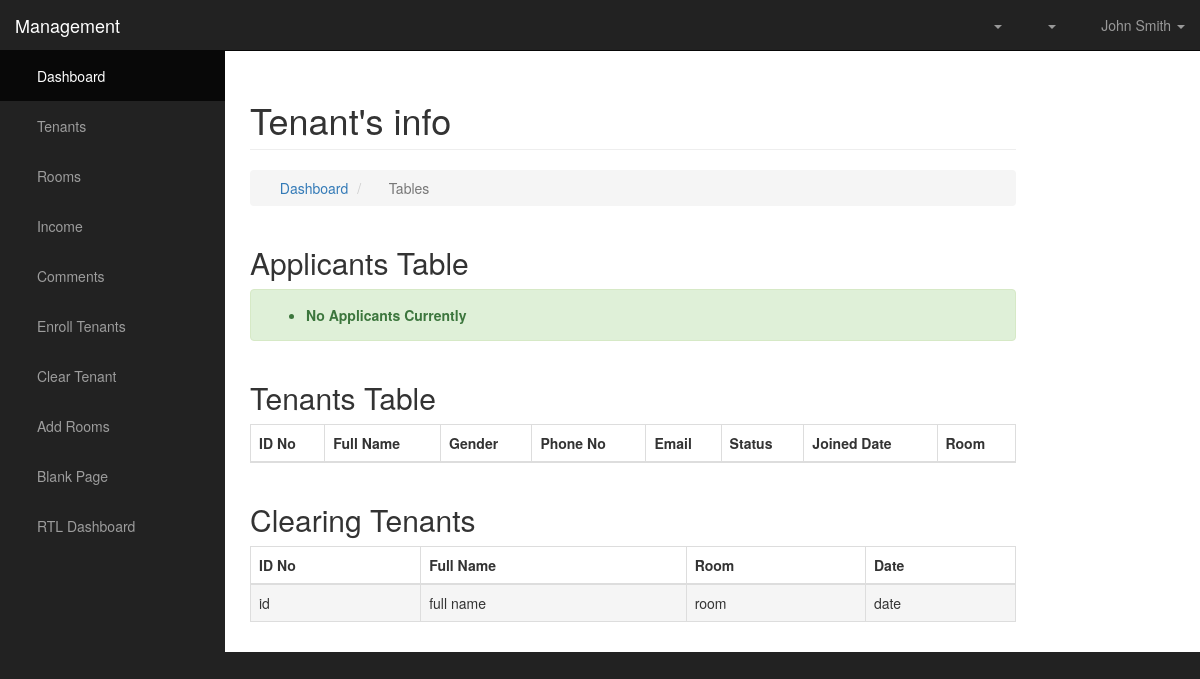
/manager/tenantsinfo/, run on an earlier commit of the app's database.
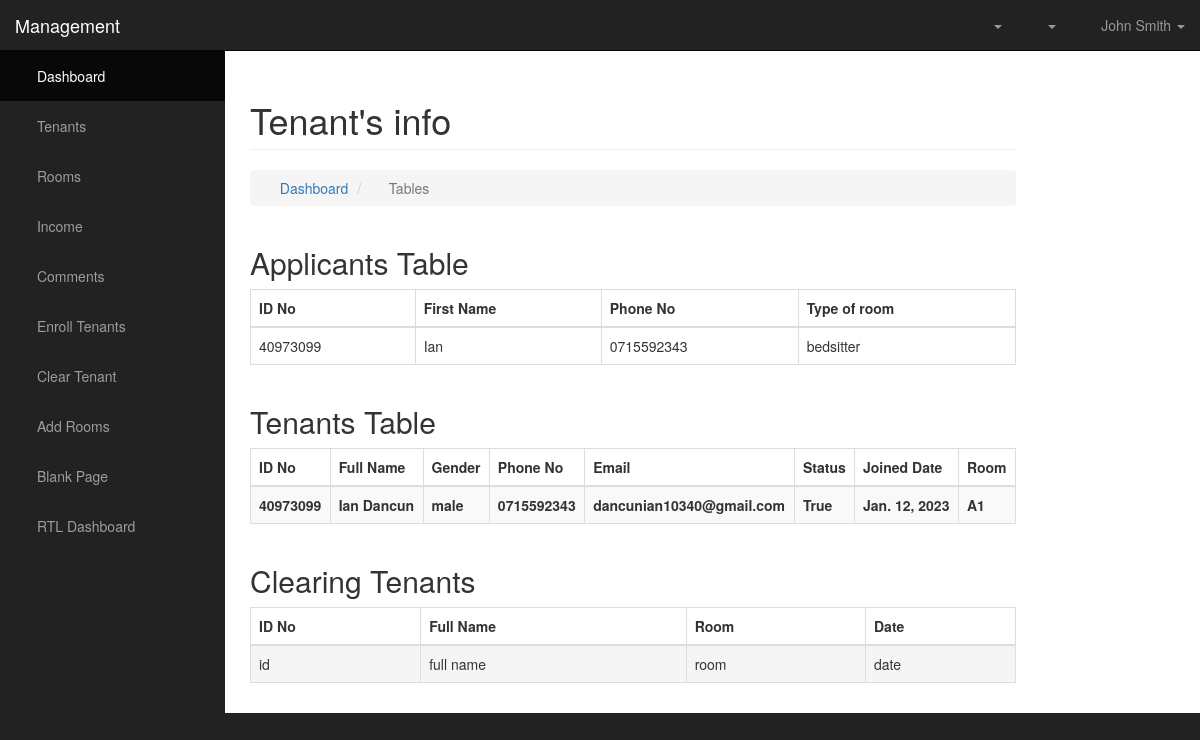
And on a later commit of the database.
### core/models.py (models this page shows, shortened)
class Applicant(models.Model):
    first_name = models.CharField(max_length=250)
    phone = models.CharField(max_length=15)
    gender = models.CharField(max_length=200,default='None', choices=GENDER_CHOICE)
    id_number = models.CharField(max_length=50)
    room_type = models.CharField(max_length=200, choices=TYPE_CHOICE)

### tenants/models.py (models this page shows, shortened)
class Tenant(models.Model):
    user=models.OneToOneField(User,on_delete=models.CASCADE, related_name='tenant')
    gender = models.CharField(max_length=200, choices=GENDER, default='I prefer not to say')
    phone = models.CharField(max_length=15)
    id_number = models.CharField(max_length=50)
    joined_date = models.DateField(auto_now_add=True)
    status = models.BooleanField(default=False)
    room = models.ForeignKey(Room,on_delete=models.CASCADE)
    @property
    def get_name(self):
        return self.user.first_name + " " + self.user.last_name
    @property
    def get_email(self):
        return self.user.email

### manager/models.py (models this page shows)
class Room(models.Model):
    room = models.CharField(max_length=50)
    type = models.CharField(max_length=200, choices=TYPE_CHOICE)
    occupied = models.BooleanField(default=False)
    def __str__(self):
        return self.room

### manager/views.py (the view)
# urls.py: path('tenantsinfo/', views.owner_tenants_info, name='owner_tenants_info'),
def owner_tenants_info(request):
    applicant = Applicant.objects.all()
    tenant = Tenant.objects.filter(status=True)
    context = {
     'applicant': applicant,
     'tenant': tenant,
    }
    return render(request, 'components/tenantsinfo.html', context=context)

### manager/templates/components/tenantsinfo.html (shortened to what the changed rows need)
{% extends 'components/base.html' %}
{% block content %}
<div id="page-wrapper">
    <div class="container-fluid">
        <div class="row">
            <div class="col-lg-10">
                <h1 class="page-header">
                    Tenant's info
                </h1>
            </div>
        </div>
        <div class="row">
            <div class="col-lg-10">
                <h2>Applicants Table</h2>
                {% if applicant %}
                <div class="table-responsive">
                    <table class="table table-bordered table-hover">
                        <thead>
                            <tr>
                                <th>ID No</th>
                                <th>First Name</th>
                                <th>Phone No</th>
                                <th>Type of room</th>
                            </tr>
                        </thead>
                        <tbody>
                            {% for applicant in applicant %}
                            <tr>
                                <td>{{applicant.id_number}}</td>
                                <td>{{applicant.first_name}}</td>
                                <td>{{applicant.phone}}</td>
                                <td>{{applicant.room_type}}</td>
                            </tr>
                            {% endfor %}
                        </tbody>
                    </table>
                </div>
                {% else %}
                <div class="alert alert-success">
                    <ul>
                        <li>
                            <div>
                                <strong>No Applicants Currently</strong>
                            </div>
                        </li>
                    </ul>
                </div>
                {% endif %}
            </div>
            <div class="col-lg-10">
                <h2>Tenants Table</h2>
                <div class="table-responsive">
                    <table class="table table-bordered table-hover table-striped">
                        <thead>
                            <tr>
                                <th>ID No</th>
                                <th>Full Name</th>
                                <th>Gender</th>
                                <th>Phone No</th>
                                <th>Email</th>
                                <th>Status</th>
                                <th>Joined Date</th>
                                <th>Room</th>
                            </tr>
                        </thead>
                        <tbody>
                            {% for tenant in tenant %}
                            <tr>
                                <th>{{tenant.id_number}}</th>
                                <th>{{tenant.get_name}}</th>
                                <th>{{tenant.gender}}</th>
                                <th>{{tenant.phone}}</th>
                                <th>{{tenant.get_email}}</th>
                                <th>{{tenant.status}}</th>
                                <th>{{tenant.joined_date}}</th>
                                <th>{{tenant.room}}</th>
                            </tr>
                            {% endfor %}
                        </tbody>
                    </table>
                </div>
            </div>
        </div>
        <div class="row">
            <div class="col-lg-10">
                <h2>Clearing Tenants</h2>
                <div class="table-responsive">
                    <table class="table table-bordered table-hover table-striped">
                        <thead>
                            <tr>
                                <th>ID No</th>
                                <th>Full Name</th>
                                <th>Room</th>
                                <th>Date</th>
                            </tr>
                        </thead>
                    </table>
                </div>
            </div>
        </div>
    </div>
</div>
{% endblock content %}

What changed in the data, as far as the page shows it:
added Applicant: id_number "40973099", first_name "Ian", phone "0715592343", room_type "bedsitter"
added Tenant: id_number "40973099", get_name "Ian Dancun", gender "male", phone "0715592343", get_email "dancunian10340@gmail.com", status "True", joined_date "Jan. 12, 2023", room "A1"
Also different on the page:
text no longer shown: "No Applicants Currently"
text now shown: "ID No First Name Phone No Type of room"
